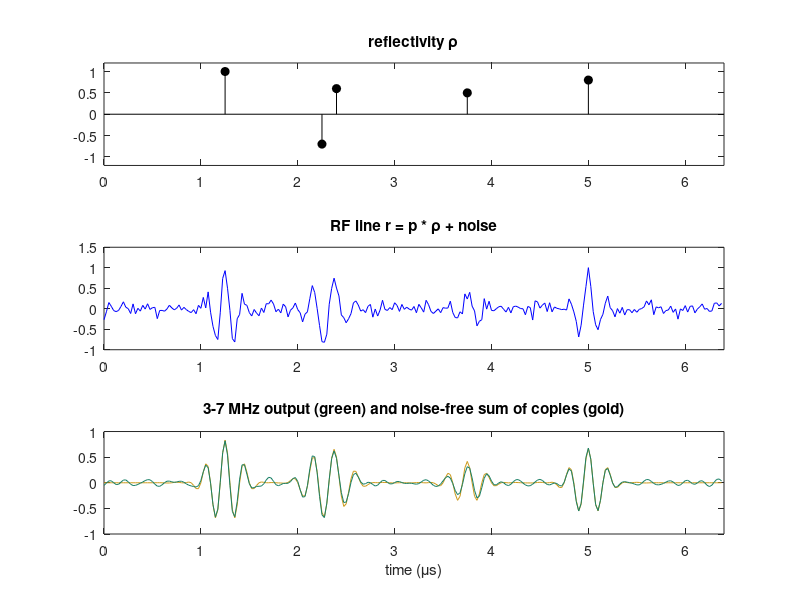
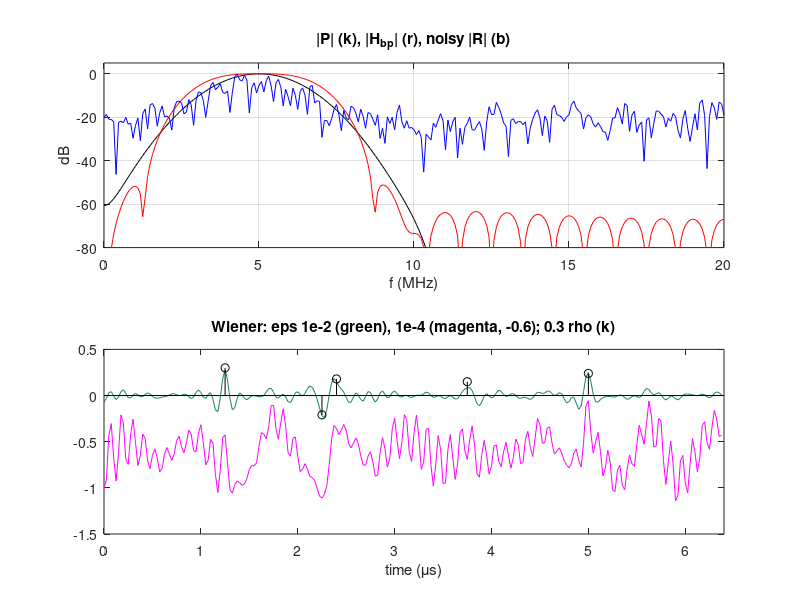

These figures' MATLAB source, in order:
%% m03_rf_filter_deconv.m
% Purpose : 1D pulse-echo line r = p * rho + noise at fs = 40 MHz. (1) Band-
%           pass filter it and show that the output is a sum of shifted,
%           scaled copies of the filtered pulse; compute the SNR gain for
%           three pass bands. (2) Wiener-deconvolve it and tabulate the
%           trade-off between effective pulse width and noise.
% Change  : sigma (noise std re pulse peak), the pass bands, the eps list.
% Expect  : copies-vs-filtered difference ~1e-16; expected SNR gains +5.8,
%           +7.3, +8.5 dB for 2-8, 3-7, 4-6 MHz; Wiener: max gain 1/(2 sqrt eps),
%           width 0.294 us without deconvolution, 0.214 us at eps = 1e-2,
%           0.155 us at 1e-4, with peak-SNR changes -0.6 and -15.7 dB.
clear; close all; rng(1);

fs = 40;                                    % sampling rate (MHz), time in us
f0 = 5; B = 3;                              % centre frequency, -6 dB bandwidth (MHz)
st = sqrt(2*log(2)) / (pi*B) * fs;          % Gaussian envelope std (samples)
k  = -20:20;                                % pulse support (samples)
p  = exp(-k.^2 / (2*st^2)) .* cos(2*pi*f0/fs*k);
N  = 256;                                   % 6.4 us line
pos = [50 90 96 150 200]; amp = [1 -0.7 0.6 0.5 0.8];
rho = zeros(1, N); rho(pos+1) = amp;
fprintf('pulse: sigma_t = %.3f samples, -6 dB envelope width %.3f us (%.3f mm)\n', st, ...
        2*sqrt(2*log(2))*st/fs, 2*sqrt(2*log(2))*st/fs*1.54/2);

sfull = conv(rho, p); s = sfull(21:20+N);   % centred: no delay
sigma = 0.1; w = sigma * randn(1, N); r = s + w;

%% Band-pass FIR (41-tap Hamming-windowed difference of sincs)
hw = 0.54 - 0.46*cos(2*pi*(0:40)/40);
sincd = @(f, m) (m == 0) * 2*f/fs + (m ~= 0) .* sin(2*pi*f/fs*m) ./ (pi*m + (m == 0));
bpf = @(f1, f2) hw .* (sincd(f2, k) - sincd(f1, k));
bands = [2 8; 3 7; 4 6];
for b = 1:3
    hb = bpf(bands(b,1), bands(b,2));
    yf = conv(r, hb);  y  = yf(21:20+N);    % centred output (20-sample delay removed)
    sf = conv(s, hb);  sf = sf(21:20+N);
    nf = conv(w, hb);  nf = nf(21:20+N);
    gS = sum(sf.^2) / sum(s.^2); gN = sum(hb.^2);
    fprintf('band %d-%d MHz: signal %+.2f dB, noise %+.2f dB, expected SNR gain %+.2f dB, this realization %+.2f dB\n', ...
            bands(b,1), bands(b,2), 10*log10(gS), 10*log10(gN), 10*log10(gS/gN), ...
            10*log10(sum(sf.^2)/sum(nf.^2)) - 10*log10(sum(s.^2)/sum(w.^2)));
    if b == 2, y37 = y; s37 = sf; hb37 = hb; end
end
q = conv(p, hb37);                           % filtered pulse, 81 taps, centre at index 41
copies = zeros(1, N);
for i = 1:numel(pos)
    idx = (pos(i)+1) + (-40:40);
    ok = idx >= 1 & idx <= N;
    copies(idx(ok)) = copies(idx(ok)) + amp(i) * q(ok);
end
fprintf('3-7 MHz: max |noise-free output - sum of shifted copies| = %.1e\n', max(abs(s37 - copies)));
fprintf('linear-phase delay of the 41-tap FIR: 20 samples = %.2f us = %.3f mm\n', 20/fs, 20/fs*1.54/2);

%% Wiener deconvolution: G = conj(P) / (|P|^2 + eps |P|max^2)
NF = 512;
pc = zeros(1, NF); pc(mod(k, NF) + 1) = p;    % pulse centred at sample 0 (circular)
P = fft(pc); Pm = max(abs(P));
fq = (0:NF-1) * fs / NF;
Pat = @(f) abs(sum(p .* exp(-1j*2*pi*f/fs*k)));   % DTFT at exactly f (MHz), not the nearest bin
fprintf('|P| re peak: %.1f dB at 2 MHz, %.1f dB at 8 MHz, %.1f dB at 10 MHz\n', ...
        20*log10(Pat(2)/Pat(5)), 20*log10(Pat(8)/Pat(5)), 20*log10(Pat(10)/Pat(5)));
R = fft(r, NF); Wn = fft(w, NF);
eps_list = [1e-1 1e-2 1e-3 1e-4 1e-5 1e-7];
fprintf('%9s %10s %12s %12s %12s %14s\n', 'eps', 'max gain', 'width (us)', 'width (mm)', 'dSNR (dB)', 'noise std out');
est = zeros(numel(eps_list), N);
for i = 1:numel(eps_list)
    G = conj(P) ./ (abs(P).^2 + eps_list(i)*Pm^2);
    qe = real(ifft(P .* G));                  % effective pulse
    Q = fft(qe); Q(2:NF/2) = 2*Q(2:NF/2); Q(NF/2+2:end) = 0;
    e = fftshift(abs(ifft(Q))); e = e / max(e);
    c = find(e == 1, 1); il = c; ir = c;
    while e(il) >= 0.5, il = il - 1; end
    while e(ir) >= 0.5, ir = ir + 1; end
    wl = il + (0.5 - e(il)) / (e(il+1) - e(il));  wr = ir - (0.5 - e(ir)) / (e(ir-1) - e(ir));
    width = wr - wl;                           % samples
    rmsG = sqrt(mean(abs(G).^2));               % white-noise gain of G
    no = real(ifft(Wn .* G)); 
    xr = real(ifft(R .* G)); est(i, :) = xr(1:N);
    fprintf('%9.0e %+9.1f dB %12.3f %12.3f %+12.1f %14.3f\n', eps_list(i), 20*log10(max(abs(G))*Pm), ...
            width/fs, width/fs*1.54/2, 20*log10(qe(1)/rmsG), std(no(1:N)));
end

%% Figures
t = (0:N-1) / fs;
figure('Name', 'RF line: band-pass filtering');
subplot(3,1,1); stem(pos/fs, amp, 'k', 'filled'); xlim([0 N/fs]); ylim([-1.2 1.2]); title('reflectivity \rho');
subplot(3,1,2); plot(t, r, 'b'); xlim([0 N/fs]); title('RF line r = p * \rho + noise');
subplot(3,1,3); plot(t, copies, 'Color', [0.8 0.6 0.1]); hold on; plot(t, y37, 'Color', [0.1 0.5 0.4]); hold off;
xlim([0 N/fs]); xlabel('time (\mus)'); title('3-7 MHz output (green) and noise-free sum of copies (gold)');
figure('Name', 'Spectra and Wiener deconvolution');
subplot(2,1,1); half = 1:NF/2+1;
Hb = abs(fft([hb37(21:41) zeros(1, NF-41) hb37(1:20)]));
plot(fq(half), 20*log10(abs(P(half))/Pm), 'k', fq(half), 20*log10(Hb(half)), 'r', ...
     fq(half), 20*log10(abs(R(half))/max(abs(R))), 'b'); ylim([-80 5]); grid on;
xlabel('f (MHz)'); ylabel('dB'); title('|P| (k), |H_{bp}| (r), noisy |R| (b)');
subplot(2,1,2); plot(t, est(2,:), 'Color', [0.1 0.5 0.4]); hold on; plot(t, est(4,:) - 0.6, 'm');
stem(pos/fs, 0.3*amp, 'k'); hold off; xlim([0 N/fs]);
xlabel('time (\mus)'); title('Wiener: eps 1e-2 (green), 1e-4 (magenta, -0.6); 0.3 rho (k)');
